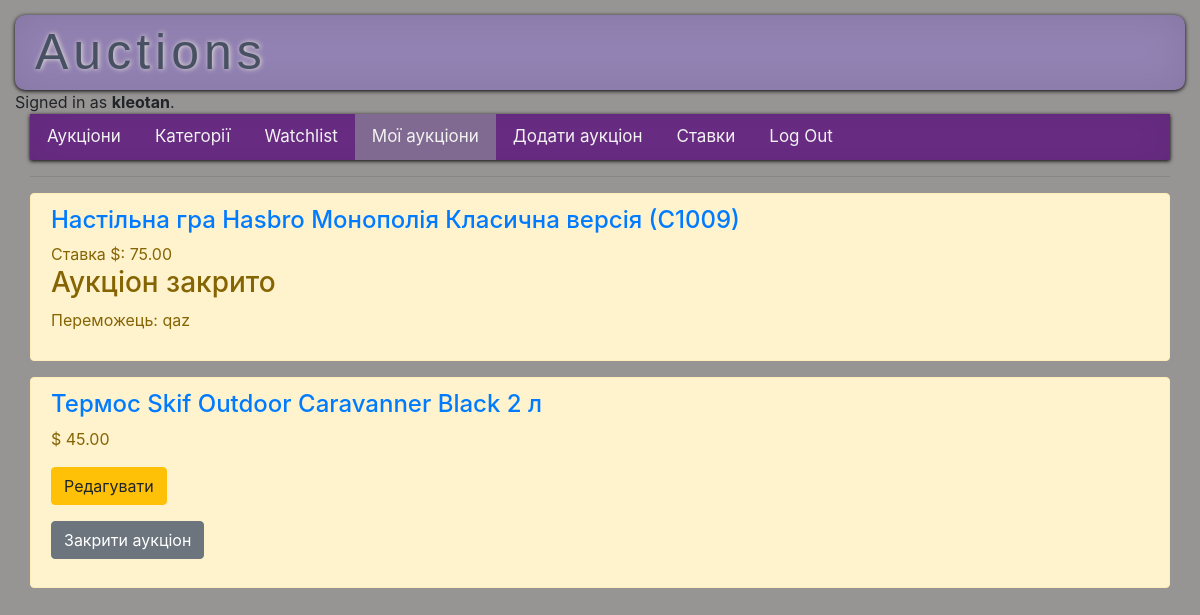
/1/my_auctions (signed in), run on the app's committed database.
### auctions/models.py (models this page shows, shortened)
class User(AbstractUser):
    username = models.CharField(max_length=150, unique=True)
    watchlist = models.ManyToManyField('ActiveListings', blank=True, related_name="user")

class ActiveListings(models.Model):
    lot_name=models.CharField(max_length=150, verbose_name='Назва товару')
    slug = models.SlugField(max_length=150, unique=True, blank=True, verbose_name="URL", null=True)
    lot_author = models.ForeignKey(User, on_delete=CASCADE, null=True)
    lot_image = models.ImageField(upload_to="images/%Y/%m/%d/", verbose_name="Фото", blank=True)
    lot_description = models.TextField(verbose_name="Опис")
    price = models.DecimalField(max_digits=50, decimal_places=2, null=True, default=0, verbose_name="Початкова ставка, $")
    start_bet = models.DecimalField(max_digits=50, decimal_places=2, null=True, blank=True, default=0, verbose_name="Ставка, $")
    winner = models.CharField(max_length=50, verbose_name='Переможець', null=True, blank=True)
    date_created = models.DateTimeField(auto_now_add=True, verbose_name='Дата створення')
    cat = models.ForeignKey(Category, on_delete=PROTECT, blank=True, verbose_name='Категорія', null=True)
    is_closed = models.BooleanField(default=False, verbose_name="Закрити аукціон")
    class Meta:
        verbose_name="Товар"
        verbose_name_plural="Товари"

### auctions/views.py (the view)
# urls.py: path("<int:user_id>/my_auctions", views.my_auctions, name="my_auctions"),
@login_required
def my_auctions(request, user_id):
    items = ActiveListings.objects.filter(lot_author__pk=user_id)
    return render(request, "auctions/my_auctions.html", {
        "items": items,
        'my_list_selected': 0,
    })

### auctions/templates/auctions/my_auctions.html (shortened to what this page needs)
{% extends "auctions/layout.html" %}
{% block body %}
{% if user.is_authenticated %}
    {% for item in items %}
        {% if user == item.lot_author %}
    <div  class="container-watch">
        <div class="alert alert-warning">
            <a href="{% url 'lot' item.pk %}" ><h4>{{ item.lot_name }} </h4> </a>
                {% if item.start_bet == None %}
                    <li class="price-lot">$ {{item.price}} </li>
                {% else %}
                    <li class="price-lot">Ставка $: {{ item.start_bet }}</li>
                {% endif %}
            {% if item.is_closed is False %}
            <p></p><a href="{% url 'edit_post' item.pk  %}" class="btn btn-warning" >  Редагувати </a> </p>
                <form action="{% url 'closed' item.pk %}" method="post">
                    <p> <input type="submit" class="btn btn-secondary" value= "Закрити аукціон"> </p>
                </form>
            {% elif item.is_closed %}
                <h3> Аукціон закрито </h3>
                <p>Переможець:  {{ item.winner }} </p>
            {% endif %}
        </div>
    </div>
        {% endif %}
        {% empty %}
            <h3> AuctionsList is empty </h3>
    {% endfor %}
            {% else %}
                Not signed in.
            {% endif %}
{% endblock %}

### auctions/templates/auctions/layout.html (shortened to what this page needs)
{% load static %}
<!DOCTYPE html>
<html lang="en">
    <head>
        <link rel="stylesheet" href="https://stackpath.bootstrapcdn.com/bootstrap/4.4.1/css/bootstrap.min.css">
        <link href="{% static 'auctions/styles.css' %}" rel="stylesheet">
    </head>
    <body>
        <header>
           <div class="h-header">Auctions</div>
        </header>
        <div>
            {% if user.is_authenticated %}
                Signed in as <strong>{{ user.username }}</strong>.
            {% else %}
                Not signed in.
            {% endif %}
        </div>
    <div class="container-fluid">
        <ul class="nav">
            {% if cat_selected == 0 %}
                <li class="selected">Аукціони</li>
            {% else %}
                <li class="nav-item"><a class="nav-link" href="{% url 'index' %}">Аукціони</a></li>
                {% endif %}
            {% if c_selected == 0 %}
                <li class="selected">Категорії</li>
            {% else %}
                <li class="nav-item"><a class="nav-link" href="{% url 'cats' %}">Категорії</a></li>
                {% endif %}
            {% if user.is_authenticated %}
                {% if w_selected == 0 %}
                <li class="selected">Watchlist</li>
                    {% else %}
                <li class="nav-item"><a class="nav-link" href="{% url 'watchlist' user.id %}">Watchlist</a></li>
                {% endif %}
                {% if my_list_selected == 0 %}
                <li class="selected">Мої аукціони</li>
                    {% else %}
                <li class="nav-item"><a class="nav-link" href="{% url 'my_auctions' user.id %}">Мої аукціони</a></li>
                {% endif %}
                {% if add_selected == 0 %}
                <li class="selected">Додати аукціон</li>
                    {% else %}
                <li class="nav-item"><a class="nav-link" href="{% url 'add_auction' %}">Додати аукціон</a></li>
                {% endif %}
                {% if bet_selected == 0 %}
                <li class="selected">Ставки</li>
                    {% else %}
                <li class="nav-item"><a class="nav-link" href="{% url 'bet_list' %}">Ставки</a></li>
                {% endif %}
                <li class="nav-item"><a class="nav-link" href="{% url 'logout' %}">Log Out</a></li>
            {% endif %}
        </ul>
        <hr>
        {% block body %}
        {% endblock %}
    </div>
    </body>
</html>

### auctions/static/auctions/styles.css (style rules this page uses)
body { padding: 15px; background-color: rgb(151, 148, 148); }
header { background-color: rgb(147, 131, 180); box-shadow: 0 1px 4px rgba(0, 0, 0, 1), 0 0 40px rgba(0, 0, 0, .1) inset; border-radius: 10px; }
li { list-style: none; }
.h-header { padding-left: 20px; color: rgb(72, 81, 100); font-family: Impact, Haettenschweiler, 'Arial Narrow Bold', sans-serif; font-style: unset; font-size: 50px; letter-spacing: 5px; text-shadow:rgb(233, 229, 214) 1px 0 5px; }
.nav { background-color: #6a2d86; overflow: hidden; box-shadow: 0 1px 4px rgba(0, 0, 0, 1), -23px 0 20px -23px rgba(0, 0, 0, .8), 23px 0 20px -23px rgba(0, 0, 0, .8), 0 0 40px rgba(0, 0, 0, .1) inset; }
.nav-item a { float: left; color: #f2f2f2; text-align: center; padding: 10px 17px; text-decoration: none; font-size: 17px; }
.selected { float: left; color: #f2f2f2; background-color: rgb(129, 106, 145); text-align: center; padding: 10px 17px; text-decoration: none; font-size: 17px; }

### data on the page
User: username "kleotan"
ActiveListings: lot_name "Настільна гра Hasbro Монополія Класична версія (С1009)", start_bet "75.00", winner "qaz"
ActiveListings: lot_name "Термос Skif Outdoor Caravanner Black 2 л", price "45.00"
